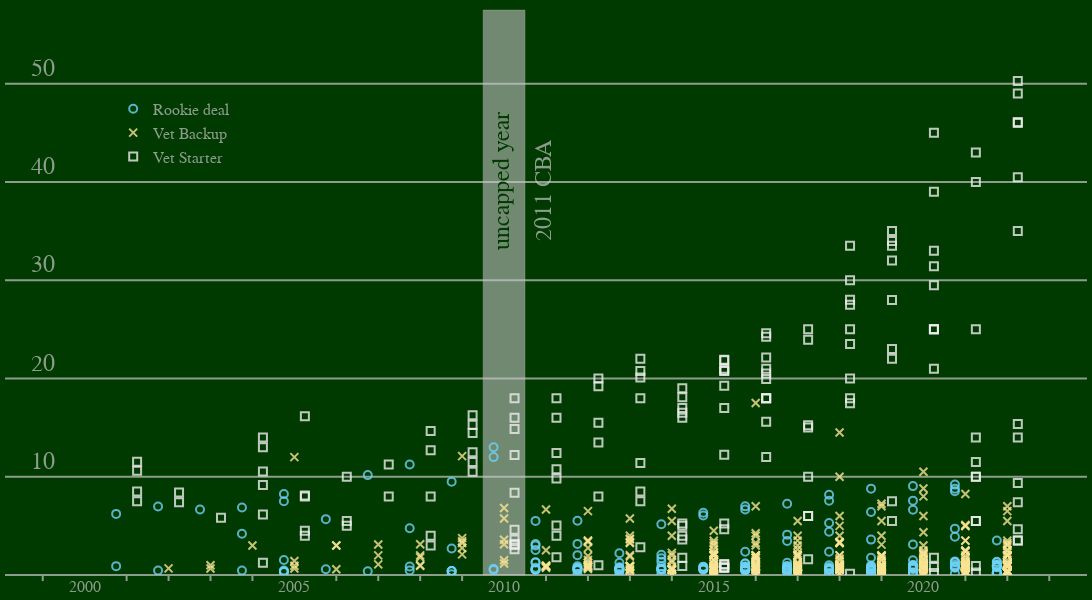

Notebook source saved alongside this figure:
### Code cell
fig = go.Figure()

# '#f9e394', '#ee0000', '#6ed2f8'

# contract_plot_styles = dict(name = 'Vet Starter'
#     marker_style = dict(
#         symbol = 'square-open',
#         color = '#f9e394'
#         )
# )
cat_symbols = ['circle-open', 'x-thin-open', 'square-open']
cat_colors = ['#6ed2f8', '#f9e394','#eeeeee']
x_offset = 0.25

fig.add_vrect(2009.5, 2010.5,
    fillcolor = text_color,
    opacity = 0.8,
    layer='below',
    line = dict(width = 0.5, color = text_color)
    )

fig.add_annotation(
    x = 2010,
    y = 37,
    text = 'uncapped year',
    height =24,
    valign = 'middle',
    xshift=8,
    font = dict(
        color = field_color,
        size = 24
    ),
    textangle = -90,
    )

fig.add_annotation(
    x = 2011,
    y = 36,
    text = '2011 CBA',
    height =24,
    valign = 'middle',
    xshift=8,
    font = dict(
        color = text_color,
        size = 24
    ),
    textangle = -90,
    )


for cidx, clabel, marker_sym in zip(np.unique(contract_type_ids), contract_types_unique, cat_symbols):
    marker_dict = dict(
        symbol=marker_sym,
        size=8,
        line=dict(width=2),
        opacity=0.8
    )

    style_dict = {
        'mode':'markers',
        'marker': marker_dict   
        }

    cdata = df[df['contract_type_id']==cidx][['player', 'year_signed', 'value', 'years', 'guaranteed', 'apy', 'apy_cap_pct']]
    cdata['apy_cap_pct'] = cdata['apy_cap_pct'].apply(lambda x: np.around(100*x,1))
    cdata[['apy','guaranteed']] = cdata[['apy','guaranteed']].apply(lambda x: np.around(x,1))

    cdata.to_numpy()

    # if clabel == 'Rookie deal':
    #     hovtemp = "<br>%{customdata[0]}, %{customdata[1]} \
    #         <br> $%{customdata[2]}M/%{customdata[3]}yr ($%{customdata[4]}M guaranteed)"
    # else:
    hovtemp ="<br>%{customdata[0]}, %{customdata[1]} \
        <br> $%{customdata[2]}M/%{customdata[3]}yr ($%{customdata[4]}M guaranteed) \
        <br> $%{customdata[5]}M APY"

    fig.add_trace(
        go.Scatter(
            name = clabel, 
            x = df[df['contract_type_id']==cidx]['year_signed']+(x_offset*(cidx-1)), y = df[df['contract_type_id']==cidx]['apy'],
            customdata = cdata,
            **style_dict,
            hovertemplate=hovtemp,
            # hovertemplate='<br>'.join(["\%{customdata[0]} (\%{customdata[1]})", 
            #     "\%{customdata[2]}M / \%{customdata[3]} yrs", 
            #     "\%{customdata[4]}M APY (\%{customdata[5]:.1f}) pct cap))"
            # ])
        )
    )


  

# plotly ticklabelposition option seems to break vs code
for ylabel in range(10, 51, 10):
    fig.add_annotation(
        x = 1999,
        y = ylabel + 1.5,
        text = str(ylabel),
        font = dict(
            size = 24
        ),
        # textangle = -90,
        showarrow=False
    )

# fig.layout.template='seaborn'
fig.layout.height = 500
fig.layout.width = 1200

fig.update_xaxes(
    range = (1998.1, 2023.9),
    fixedrange=True,
    showgrid=False,
    tickmode = 'linear',
    tick0 = 2000,
    dtick = 5,
    minor = dict(ticklen = 5, nticks = 5, tickcolor = text_color, tickwidth=2)

    )

fig.update_yaxes(
    range = (0,57.5),
    fixedrange=True,
    gridwidth=2,
    gridcolor = text_color,
    zeroline = True,
    zerolinewidth = 2,
    zerolinecolor = text_color,
    showticklabels = False
    )

fig.update_layout(
    height = 600,
    width = 1200,
    margin = dict(l=5, r=5, t=10, b=5),
    paper_bgcolor = field_color,
    plot_bgcolor = field_color,
    colorway = cat_colors,
    font = dict(
        family = 'Courier',
        color = text_color,
        size = 16
    ),
    legend=dict(
        yanchor="top",
        y=0.855,
        xanchor="left",
        x=0.1
    )
)



# fig.add_trace(
#     go.Scatter(
#         name = 'Vet Starter Contracts', 
#         x = df['year_signed'].iloc[vet_starter_idx], y = df['apy'].iloc[vet_starter_idx]
#         )
# )

# fig.add_trace(
#     go.Scatter(
#         name = 'Vet Backup Contracts', 
#         x = df['year_signed'].iloc[vet_backup_idx], y = df['apy'].iloc[vet_backup_idx]
#         )
# )


fig.show()

### Figure 1 — Plotly figure (JSON) as saved in the notebook; plotly's stock layout.template omitted (floating-point values rounded to 4 significant figures; data arrays with more than 128 entries replaced by an {"elided": "..."} marker saying what was removed)
{"data": [{"customdata": {"elided": "215x7 mixed values"}, "hovertemplate": "<br>%{customdata[0]}, %{customdata[1]}         <br> $%{customdata[2]}M/%{customdata[3]}yr ($%{customdata[4]}M guaranteed)         <br> $%{customdata[5]}M APY", "marker": {"line": {"width": 2}, "opacity": 0.8, "size": 8, "symbol": "circle-open"}, "mode": "markers", "name": "Rookie deal", "type": "scatter", "x": {"elided": "215 float values"}, "y": {"elided": "215 float values"}}, {"customdata": {"elided": "549x7 mixed values"}, "hovertemplate": "<br>%{customdata[0]}, %{customdata[1]}         <br> $%{customdata[2]}M/%{customdata[3]}yr ($%{customdata[4]}M guaranteed)         <br> $%{customdata[5]}M APY", "marker": {"line": {"width": 2}, "opacity": 0.8, "size": 8, "symbol": "x-thin-open"}, "mode": "markers", "name": "Vet Backup", "type": "scatter", "x": {"elided": "549 int values"}, "y": {"elided": "549 float values"}}, {"customdata": {"elided": "166x7 mixed values"}, "hovertemplate": "<br>%{customdata[0]}, %{customdata[1]}         <br> $%{customdata[2]}M/%{customdata[3]}yr ($%{customdata[4]}M guaranteed)         <br> $%{customdata[5]}M APY", "marker": {"line": {"width": 2}, "opacity": 0.8, "size": 8, "symbol": "square-open"}, "mode": "markers", "name": "Vet Starter", "type": "scatter", "x": {"elided": "166 float values"}, "y": {"elided": "166 float values"}}], "layout": {"annotations": [{"font": {"color": "rgb(0,58,0)", "size": 24}, "height": 24, "text": "uncapped year", "textangle": -90, "valign": "middle", "x": 2010, "xshift": 8, "y": 37}, {"font": {"color": "rgba(200, 200, 200, 0.7)", "size": 24}, "height": 24, "text": "2011 CBA", "textangle": -90, "valign": "middle", "x": 2011, "xshift": 8, "y": 36}, {"font": {"size": 24}, "showarrow": false, "text": "10", "x": 1999, "y": 11.5}, {"font": {"size": 24}, "showarrow": false, "text": "20", "x": 1999, "y": 21.5}, {"font": {"size": 24}, "showarrow": false, "text": "30", "x": 1999, "y": 31.5}, {"font": {"size": 24}, "showarrow": false, "text": "40", "x": 1999, "y": 41.5}, {"font": {"size": 24}, "showarrow": false, "text": "50", "x": 1999, "y": 51.5}], "colorway": ["#6ed2f8", "#f9e394", "#eeeeee"], "font": {"color": "rgba(200, 200, 200, 0.7)", "family": "Courier", "size": 16}, "height": 600, "legend": {"x": 0.1, "xanchor": "left", "y": 0.855, "yanchor": "top"}, "margin": {"b": 5, "l": 5, "r": 5, "t": 10}, "paper_bgcolor": "rgb(0,58,0)", "plot_bgcolor": "rgb(0,58,0)", "shapes": [{"fillcolor": "rgba(200, 200, 200, 0.7)", "layer": "below", "line": {"color": "rgba(200, 200, 200, 0.7)", "width": 0.5}, "opacity": 0.8, "type": "rect", "x0": 2010.0, "x1": 2010.0, "xref": "x", "y0": 0, "y1": 1, "yref": "y domain"}], "width": 1200, "xaxis": {"dtick": 5, "fixedrange": true, "minor": {"nticks": 5, "tickcolor": "rgba(200, 200, 200, 0.7)", "ticklen": 5, "tickwidth": 2}, "range": [1998.0, 2024.0], "showgrid": false, "tick0": 2000, "tickmode": "linear"}, "yaxis": {"fixedrange": true, "gridcolor": "rgba(200, 200, 200, 0.7)", "gridwidth": 2, "range": [0, 57.5], "showticklabels": false, "zeroline": true, "zerolinecolor": "rgba(200, 200, 200, 0.7)", "zerolinewidth": 2}}}
